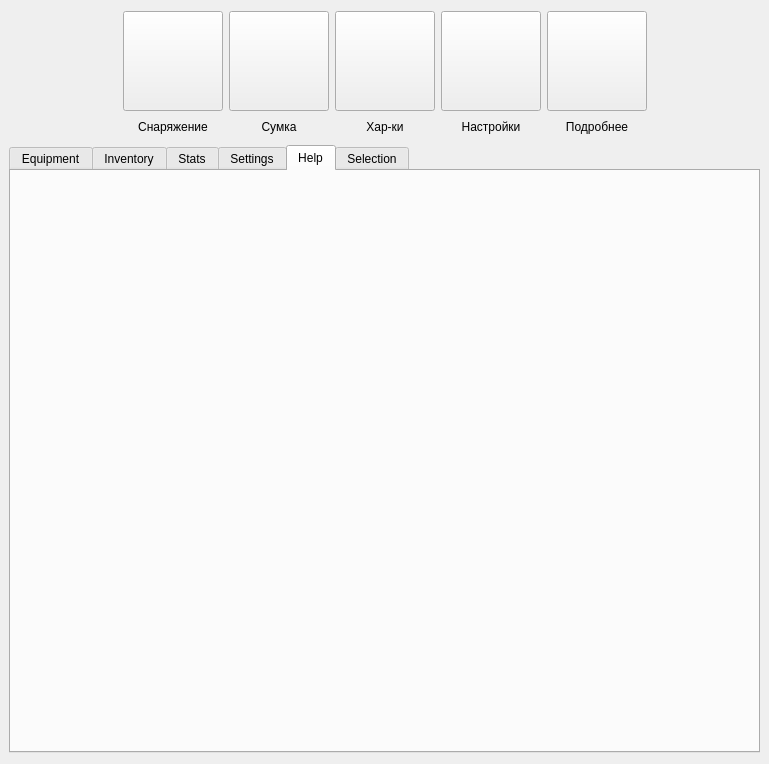
<?xml version="1.0" encoding="UTF-8"?>
<ui version="4.0">
 <class>MainWindow</class>
 <widget class="QMainWindow" name="MainWindow">
  <property name="geometry">
   <rect>
    <x>0</x>
    <y>0</y>
    <width>769</width>
    <height>764</height>
   </rect>
  </property>
  <property name="sizePolicy">
   <sizepolicy hsizetype="Preferred" vsizetype="Preferred">
    <horstretch>0</horstretch>
    <verstretch>0</verstretch>
   </sizepolicy>
  </property>
  <property name="minimumSize">
   <size>
    <width>0</width>
    <height>0</height>
   </size>
  </property>
  <property name="maximumSize">
   <size>
    <width>769</width>
    <height>764</height>
   </size>
  </property>
  <property name="windowTitle">
   <string notr="true">TLHoN_SE</string>
  </property>
  <property name="styleSheet">
   <string notr="true"/>
  </property>
  <property name="locale">
   <locale language="Russian" country="Russia"/>
  </property>
  <widget class="QWidget" name="centralwidget">
   <property name="styleSheet">
    <string notr="true"/>
   </property>
   <layout class="QVBoxLayout" name="verticalLayout_6">
    <item>
     <layout class="QHBoxLayout" name="horizontalLayout">
      <property name="leftMargin">
       <number>0</number>
      </property>
      <property name="bottomMargin">
       <number>0</number>
      </property>
      <item>
       <spacer name="horizontalSpacer">
        <property name="orientation">
         <enum>Qt::Orientation::Horizontal</enum>
        </property>
        <property name="sizeHint" stdset="0">
         <size>
          <width>40</width>
          <height>20</height>
         </size>
        </property>
       </spacer>
      </item>
      <item>
       <layout class="QVBoxLayout" name="verticalLayout_2">
        <item>
         <widget class="QPushButton" name="btn_equipment">
          <property name="minimumSize">
           <size>
            <width>100</width>
            <height>100</height>
           </size>
          </property>
          <property name="maximumSize">
           <size>
            <width>100</width>
            <height>100</height>
           </size>
          </property>
          <property name="text">
           <string/>
          </property>
         </widget>
        </item>
        <item>
         <widget class="QLabel" name="l_equipment">
          <property name="minimumSize">
           <size>
            <width>0</width>
            <height>20</height>
           </size>
          </property>
          <property name="maximumSize">
           <size>
            <width>16777215</width>
            <height>20</height>
           </size>
          </property>
          <property name="styleSheet">
           <string notr="true"/>
          </property>
          <property name="text">
           <string>Снаряжение</string>
          </property>
          <property name="alignment">
           <set>Qt::AlignmentFlag::AlignCenter</set>
          </property>
         </widget>
        </item>
       </layout>
      </item>
      <item>
       <layout class="QVBoxLayout" name="verticalLayout">
        <item>
         <widget class="QPushButton" name="btn_inventory">
          <property name="minimumSize">
           <size>
            <width>100</width>
            <height>100</height>
           </size>
          </property>
          <property name="maximumSize">
           <size>
            <width>100</width>
            <height>100</height>
           </size>
          </property>
          <property name="text">
           <string/>
          </property>
         </widget>
        </item>
        <item>
         <widget class="QLabel" name="l_inventory">
          <property name="minimumSize">
           <size>
            <width>0</width>
            <height>20</height>
           </size>
          </property>
          <property name="maximumSize">
           <size>
            <width>16777215</width>
            <height>20</height>
           </size>
          </property>
          <property name="text">
           <string>Сумка</string>
          </property>
          <property name="alignment">
           <set>Qt::AlignmentFlag::AlignCenter</set>
          </property>
         </widget>
        </item>
       </layout>
      </item>
      <item>
       <layout class="QVBoxLayout" name="verticalLayout_3">
        <item>
         <widget class="QPushButton" name="btn_stats">
          <property name="minimumSize">
           <size>
            <width>100</width>
            <height>100</height>
           </size>
          </property>
          <property name="maximumSize">
           <size>
            <width>100</width>
            <height>100</height>
           </size>
          </property>
          <property name="text">
           <string/>
          </property>
         </widget>
        </item>
        <item>
         <widget class="QLabel" name="l_stats">
          <property name="minimumSize">
           <size>
            <width>0</width>
            <height>20</height>
           </size>
          </property>
          <property name="maximumSize">
           <size>
            <width>16777215</width>
            <height>20</height>
           </size>
          </property>
          <property name="text">
           <string>Хар-ки</string>
          </property>
          <property name="alignment">
           <set>Qt::AlignmentFlag::AlignCenter</set>
          </property>
         </widget>
        </item>
       </layout>
      </item>
      <item>
       <layout class="QVBoxLayout" name="verticalLayout_5">
        <item>
         <widget class="QPushButton" name="btn_settings">
          <property name="minimumSize">
           <size>
            <width>100</width>
            <height>100</height>
           </size>
          </property>
          <property name="maximumSize">
           <size>
            <width>100</width>
            <height>100</height>
           </size>
          </property>
          <property name="styleSheet">
           <string notr="true"/>
          </property>
          <property name="text">
           <string/>
          </property>
         </widget>
        </item>
        <item>
         <widget class="QLabel" name="l_settings">
          <property name="minimumSize">
           <size>
            <width>0</width>
            <height>20</height>
           </size>
          </property>
          <property name="maximumSize">
           <size>
            <width>16777215</width>
            <height>20</height>
           </size>
          </property>
          <property name="text">
           <string>Настройки</string>
          </property>
          <property name="alignment">
           <set>Qt::AlignmentFlag::AlignCenter</set>
          </property>
         </widget>
        </item>
       </layout>
      </item>
      <item>
       <layout class="QVBoxLayout" name="verticalLayout_4">
        <item>
         <widget class="QPushButton" name="btn_help">
          <property name="minimumSize">
           <size>
            <width>100</width>
            <height>100</height>
           </size>
          </property>
          <property name="maximumSize">
           <size>
            <width>100</width>
            <height>100</height>
           </size>
          </property>
          <property name="text">
           <string/>
          </property>
         </widget>
        </item>
        <item>
         <widget class="QLabel" name="l_help">
          <property name="minimumSize">
           <size>
            <width>0</width>
            <height>20</height>
           </size>
          </property>
          <property name="maximumSize">
           <size>
            <width>16777215</width>
            <height>20</height>
           </size>
          </property>
          <property name="text">
           <string>Подробнее</string>
          </property>
          <property name="alignment">
           <set>Qt::AlignmentFlag::AlignCenter</set>
          </property>
         </widget>
        </item>
       </layout>
      </item>
      <item>
       <spacer name="horizontalSpacer_2">
        <property name="orientation">
         <enum>Qt::Orientation::Horizontal</enum>
        </property>
        <property name="sizeHint" stdset="0">
         <size>
          <width>40</width>
          <height>20</height>
         </size>
        </property>
       </spacer>
      </item>
     </layout>
    </item>
    <item>
     <widget class="QTabWidget" name="tabWidget">
      <property name="sizePolicy">
       <sizepolicy hsizetype="Fixed" vsizetype="Fixed">
        <horstretch>0</horstretch>
        <verstretch>0</verstretch>
       </sizepolicy>
      </property>
      <property name="minimumSize">
       <size>
        <width>0</width>
        <height>0</height>
       </size>
      </property>
      <property name="maximumSize">
       <size>
        <width>16777215</width>
        <height>16777215</height>
       </size>
      </property>
      <property name="styleSheet">
       <string notr="true"/>
      </property>
      <property name="currentIndex">
       <number>4</number>
      </property>
      <property name="tabBarAutoHide">
       <bool>false</bool>
      </property>
      <widget class="QWidget" name="Equipment">
       <property name="sizePolicy">
        <sizepolicy hsizetype="Preferred" vsizetype="Preferred">
         <horstretch>0</horstretch>
         <verstretch>0</verstretch>
        </sizepolicy>
       </property>
       <property name="minimumSize">
        <size>
         <width>747</width>
         <height>578</height>
        </size>
       </property>
       <property name="styleSheet">
        <string notr="true"/>
       </property>
       <attribute name="title">
        <string>Equipment</string>
       </attribute>
       <layout class="QVBoxLayout" name="verticalLayout_12">
        <item>
         <layout class="QVBoxLayout" name="vl_equipment_layout"/>
        </item>
       </layout>
      </widget>
      <widget class="QWidget" name="Inventory">
       <property name="styleSheet">
        <string notr="true"/>
       </property>
       <attribute name="title">
        <string>Inventory</string>
       </attribute>
       <layout class="QVBoxLayout" name="vl_inventory_layout"/>
      </widget>
      <widget class="QWidget" name="Stats">
       <attribute name="title">
        <string>Stats</string>
       </attribute>
       <layout class="QVBoxLayout" name="verticalLayout_11">
        <item>
         <layout class="QVBoxLayout" name="vl_stats_layout"/>
        </item>
       </layout>
      </widget>
      <widget class="QWidget" name="Settings">
       <attribute name="title">
        <string>Settings</string>
       </attribute>
       <layout class="QVBoxLayout" name="verticalLayout_7">
        <item>
         <layout class="QVBoxLayout" name="vl_settings_layout"/>
        </item>
       </layout>
      </widget>
      <widget class="QWidget" name="About">
       <attribute name="title">
        <string>Help</string>
       </attribute>
       <layout class="QVBoxLayout" name="verticalLayout_9">
        <item>
         <layout class="QVBoxLayout" name="vl_about_layout"/>
        </item>
       </layout>
      </widget>
      <widget class="QWidget" name="Selection">
       <attribute name="title">
        <string>Selection</string>
       </attribute>
      </widget>
     </widget>
    </item>
   </layout>
  </widget>
 </widget>
 <resources/>
 <connections/>
</ui>
